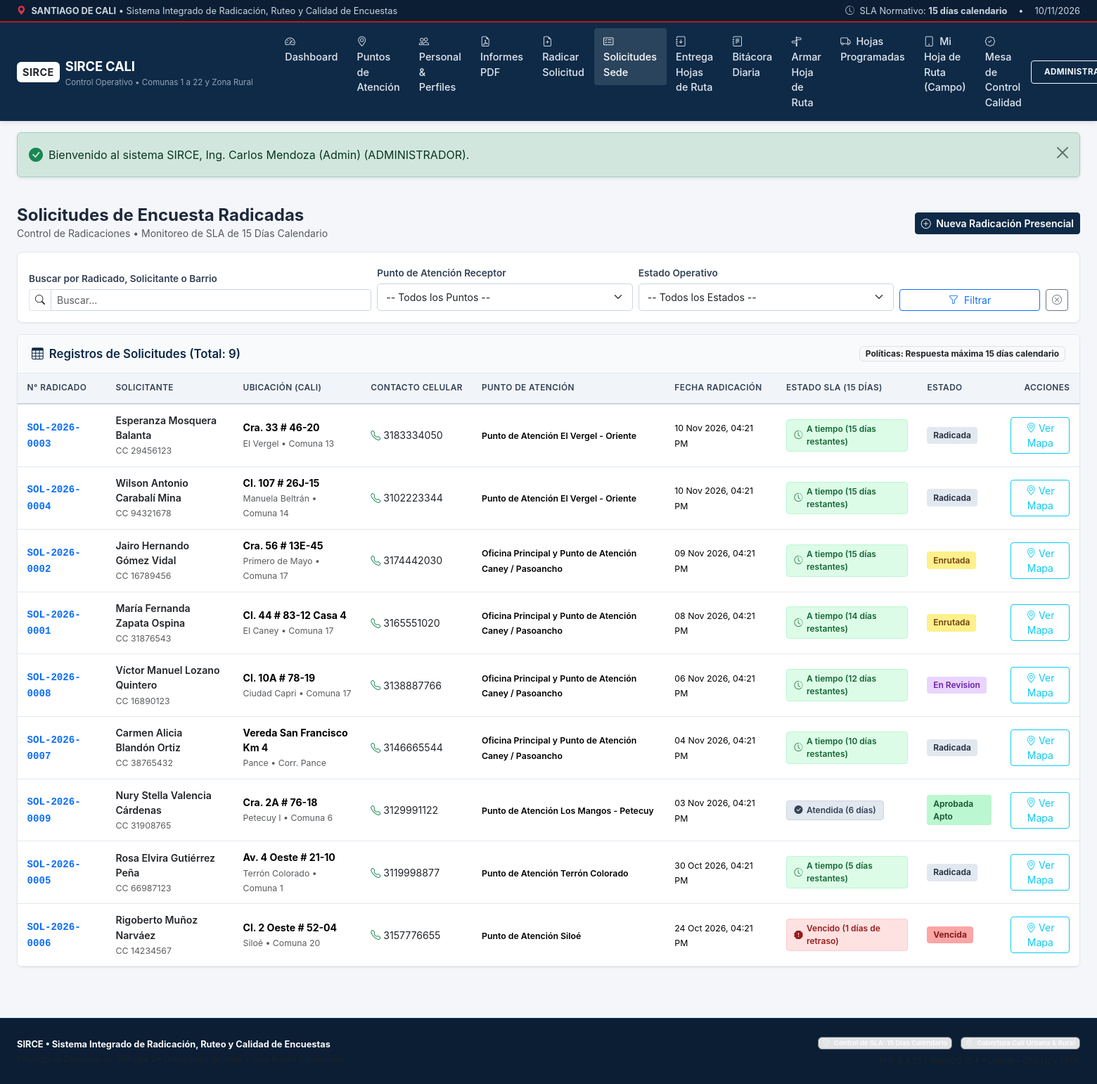
/modules/ventanilla/solicitudes.php (signed in), run on the app's committed database.
### tables this page shows
CREATE TABLE `solicitudes` (
  `id` INT AUTO_INCREMENT PRIMARY KEY,
  `numero_radicado` VARCHAR(35) NOT NULL UNIQUE,
  `punto_atencion_id` INT NOT NULL,
  `usuario_ventanilla_id` INT NOT NULL,
  `nombres` VARCHAR(100) NOT NULL,
  `apellidos` VARCHAR(100) NOT NULL,
  `tipo_documento` VARCHAR(10) DEFAULT 'CC',
  `documento_identidad` VARCHAR(25) NOT NULL,
  `zona_tipo` ENUM('urbana', 'rural') DEFAULT 'urbana',
  `comuna` INT NULL,
  `corregimiento` VARCHAR(100) NULL,
  `barrio` VARCHAR(100) NOT NULL,
  `direccion` VARCHAR(200) NOT NULL,
  `celular` VARCHAR(20) NOT NULL,
  `telefono_secundario` VARCHAR(20) NULL,
  `correo_contacto` VARCHAR(100) NULL,
  `latitud` DECIMAL(10, 8) NOT NULL,
  `longitud` DECIMAL(11, 8) NOT NULL,
  `motivo_solicitud` VARCHAR(255) DEFAULT 'Solicitud de encuesta beneficio crediticio gobierno extranjero',
  `fecha_radicacion` DATETIME NOT NULL DEFAULT CURRENT_TIMESTAMP,
  `fecha_limite_15dias` DATE NOT NULL,
  `estado` ENUM('radicada', 'enrutada', 'en_campo', 'encuestada', 'en_revision', 'aprobada_apto', 'rechazada_no_apto', 'vencida') DEFAULT 'radicada',
  `observaciones` TEXT NULL,
  CONSTRAINT `fk_solicitud_punto` FOREIGN KEY (`punto_atencion_id`) REFERENCES `puntos_atencion` (`id`),
  CONSTRAINT `fk_solicitud_ventanilla` FOREIGN KEY (`usuario_ventanilla_id`) REFERENCES `usuarios` (`id`)
);

CREATE TABLE `puntos_atencion` (
  `id` INT AUTO_INCREMENT PRIMARY KEY,
  `codigo` VARCHAR(20) NOT NULL UNIQUE,
  `nombre` VARCHAR(150) NOT NULL,
  `comuna` INT NOT NULL,
  `zona` ENUM('urbana', 'rural') DEFAULT 'urbana',
  `barrio` VARCHAR(100) NOT NULL,
  `direccion` VARCHAR(180) NOT NULL,
  `telefono` VARCHAR(50) NOT NULL,
  `latitud` DECIMAL(10, 8) NOT NULL,
  `longitud` DECIMAL(11, 8) NOT NULL,
  `es_principal` TINYINT(1) DEFAULT 0,
  `descripcion` TEXT NULL,
  `activo` TINYINT(1) DEFAULT 1,
  `creado_en` TIMESTAMP DEFAULT CURRENT_TIMESTAMP
);

### config/config.php (called while the page is built, shortened)
<?php
function url(string $path = ''): string {
    $path = ltrim($path, '/');
    return BASE_URL . ($path !== '' ? '/' . $path : '');
}
function calcularEstadoSLA(string $fechaRadicacion, ?string $estadoSolicitud = null): array {
    $fechaRad = new DateTime($fechaRadicacion);
    $fechaHoy = new DateTime();
    $fechaLimite = (clone $fechaRad)->modify('+' . SLA_DIAS_CALENDARIO . ' days');
    $intervaloTranscurrido = $fechaRad->diff($fechaHoy);
    $diasTranscurridos = (int)$intervaloTranscurrido->format('%r%a');
    $diasRestantes = SLA_DIAS_CALENDARIO - $diasTranscurridos;
    $esFinalizada = in_array($estadoSolicitud, ['aprobada_apto', 'rechazada_no_apto'], true);
    if ($diasRestantes < 0 || $estadoSolicitud === 'vencida') {
        $estado = 'vencido';
        $etiqueta = 'Vencido (' . abs($diasRestantes) . ' días de retraso)';
        $badgeClass = 'badge-danger';
        $borderClass = 'sla-overdue';
    } elseif ($diasRestantes <= 4) {
        $estado = 'alerta';
        $etiqueta = 'Alerta crítica (' . $diasRestantes . ' días restantes)';
        $badgeClass = 'badge-warning';
        $borderClass = 'sla-warning';
    } else {
        $estado = 'a_tiempo';
        $etiqueta = 'A tiempo (' . $diasRestantes . ' días restantes)';
        $badgeClass = 'badge-success';
        $borderClass = 'sla-ok';
    }
    if ($esFinalizada) {
        $estado = 'finalizada';
        $etiqueta = 'Atendida (' . $diasTranscurridos . ' días)';
        $badgeClass = 'badge-neutral';
        $borderClass = 'sla-done';
    }
    return [
        'dias_transcurridos' => $diasTranscurridos,
        'dias_restantes'     => $diasRestantes,
        'fecha_limite'       => $fechaLimite->format('Y-m-d'),
        'estado_sla'         => $estado,
        'etiqueta'           => $etiqueta,
        'badge_class'        => $badgeClass,
        'border_class'       => $borderClass
    ];
}
function formatearFecha(?string $fecha, bool $incluirHora = false): string {
    $timestamp = strtotime($fecha);
    $meses = ['Ene', 'Feb', 'Mar', 'Abr', 'May', 'Jun', 'Jul', 'Ago', 'Sep', 'Oct', 'Nov', 'Dic'];
    $mes = $meses[(int)date('n', $timestamp) - 1];
    if ($incluirHora) {
        return sprintf('%s %s %s, %s', date('d', $timestamp), $mes, date('Y', $timestamp), date('h:i A', $timestamp));
    }
    return sprintf('%s %s %s', date('d', $timestamp), $mes, date('Y', $timestamp));
}
function e(?string $text): string {
    return htmlspecialchars($text ?? '', ENT_QUOTES, 'UTF-8');
}

### includes/auth.php (called while the page is built, shortened)
<?php
require_once __DIR__ . '/../config/config.php';
function isAuthenticated(): bool {
    return isset($_SESSION['user_id']) && !empty($_SESSION['user_id']);
}
function getCurrentUser(): ?array {
    return [
        'id'                => $_SESSION['user_id'],
        'username'          => $_SESSION['username'],
        'nombre_completo'   => $_SESSION['nombre_completo'],
        'rol'               => $_SESSION['rol'],
        'punto_atencion_id' => $_SESSION['punto_atencion_id'],
        'punto_nombre'      => $_SESSION['punto_nombre'] ?? null,
        'punto_comuna'      => $_SESSION['punto_comuna'] ?? null,
    ];
}

### modules/ventanilla/solicitudes.php (the view, shortened to what this page needs)
<?php
require_once __DIR__ . '/../../config/config.php';
require_once __DIR__ . '/../../includes/auth.php';
$pdo = getDBConnection();
$busqueda = trim($_GET['q'] ?? '');
$sql = '
    SELECT s.*, p.nombre AS punto_nombre, p.comuna AS punto_comuna,
           u.nombre_completo AS ventanilla_nombre
    FROM solicitudes s
    INNER JOIN puntos_atencion p ON s.punto_atencion_id = p.id
    INNER JOIN usuarios u ON s.usuario_ventanilla_id = u.id
    WHERE 1=1
';
$params = [];
$sql .= ' ORDER BY s.fecha_radicacion DESC';
$stmt = $pdo->prepare($sql);
$stmt->execute($params);
$solicitudes = $stmt->fetchAll();
require_once __DIR__ . '/../../includes/header.php';
?>
<div class="d-flex flex-wrap justify-content-between align-items-center mb-3 gap-2">
    <div>
        <h4 class="fw-bold mb-0 text-navy">Solicitudes de Encuesta Radicadas</h4>
        <p class="text-muted small mb-0">Control de Radicaciones &bull; Monitoreo de SLA de 15 Días Calendario</p>
    </div>
    <div class="d-flex gap-2">
        <a href="<?= url('modules/ventanilla/radicar.php') ?>" class="btn btn-primary btn-sm fw-semibold" style="background-color: #0e2a47; border-color: #0e2a47;">
            <i class="bi bi-plus-circle me-1"></i> Nueva Radicación Presencial
        </a>
    </div>
</div>
<div class="app-card mb-3">
    <div class="app-card-body p-3">
        <form method="GET" action="solicitudes.php" class="row g-2 align-items-end">
            <div class="col-md-4">
                <label class="form-label small mb-1">Buscar por Radicado, Solicitante o Barrio</label>
                <div class="input-group input-group-sm">
                    <span class="input-group-text bg-white"><i class="bi bi-search"></i></span>
                    <input type="text" class="form-control" name="q" value="<?= e($busqueda) ?>" placeholder="Buscar...">
                </div>
            </div>
            <?php if ($currentUser['rol'] === 'administrador'): ?>
                <div class="col-md-3">
                    <label class="form-label small mb-1">Punto de Atención Receptor</label>
                    <select class="form-select form-select-sm" name="punto">
                        <option value="">-- Todos los Puntos --</option>
                    </select>
                </div>
            <?php endif; ?>
            <div class="col-md-3">
                <label class="form-label small mb-1">Estado Operativo</label>
                <select class="form-select form-select-sm" name="estado">
                    <option value="">-- Todos los Estados --</option>
                </select>
            </div>
            <div class="col-md-2 d-flex gap-2">
                <button type="submit" class="btn btn-sm btn-outline-primary w-100">
                    <i class="bi bi-funnel me-1"></i> Filtrar
                </button>
                <a href="solicitudes.php" class="btn btn-sm btn-outline-secondary" title="Limpiar filtros">
                    <i class="bi bi-x-circle"></i>
                </a>
            </div>
        </form>
    </div>
</div>
<div class="app-card">
    <div class="app-card-header">
        <h5 class="app-card-title">
            <i class="bi bi-table me-2"></i>Registros de Solicitudes (Total: <?= count($solicitudes) ?>)
        </h5>
        <span class="badge bg-light text-dark border small">Políticas: Respuesta máxima 15 días calendario</span>
    </div>
    <div class="app-card-body p-0">
        <div class="table-responsive">
            <table class="table table-app table-hover mb-0">
                <thead>
                    <tr>
                        <th>N° Radicado</th>
                        <th>Solicitante</th>
                        <th>Ubicación (Cali)</th>
                        <th>Contacto Celular</th>
                        <th>Punto de Atención</th>
                        <th>Fecha Radicación</th>
                        <th>Estado SLA (15 Días)</th>
                        <th>Estado</th>
                        <th class="text-end">Acciones</th>
                    </tr>
                </thead>
                <tbody>
                    <?php if (empty($solicitudes)): ?>
                        <tr>
                            <td colspan="9" class="text-center py-4 text-muted">
                                <i class="bi bi-inbox fs-3 d-block mb-1"></i>
                                No se encontraron solicitudes con los criterios de búsqueda seleccionados.
                            </td>
                        </tr>
                    <?php else: ?>
                        <?php foreach ($solicitudes as $sol): ?>
                            <?php $sla = calcularEstadoSLA($sol['fecha_radicacion'], $sol['estado']); ?>
                            <tr>
                                <td>
                                    <strong class="text-primary font-monospace"><?= e($sol['numero_radicado']) ?></strong>
                                </td>
                                <td>
                                    <div class="fw-semibold text-dark"><?= e($sol['nombres']) ?> <?= e($sol['apellidos']) ?></div>
                                    <small class="text-muted"><?= e($sol['tipo_documento']) ?> <?= e($sol['documento_identidad']) ?></small>
                                </td>
                                <td>
                                    <div><strong><?= e($sol['direccion']) ?></strong></div>
                                    <small class="text-muted">
                                        <?= e($sol['barrio']) ?> &bull;
                                        <?= $sol['zona_tipo'] === 'urbana' ? 'Comuna ' . e((string)$sol['comuna']) : 'Corr. ' . e($sol['corregimiento']) ?>
                                    </small>
                                </td>
                                <td>
                                    <a href="tel:<?= e($sol['celular']) ?>" class="text-decoration-none text-dark">
                                        <i class="bi bi-telephone text-success me-1"></i><?= e($sol['celular']) ?>
                                    </a>
                                </td>
                                <td>
                                    <small class="fw-semibold"><?= e($sol['punto_nombre']) ?></small>
                                </td>
                                <td>
                                    <small><?= formatearFecha($sol['fecha_radicacion'], true) ?></small>
                                </td>
                                <td>
                                    <span class="badge-sla <?= $sla['badge_class'] ?>">
                                        <?php if ($sla['estado_sla'] === 'vencido'): ?>
                                            <i class="bi bi-exclamation-octagon-fill"></i>
                                        <?php elseif ($sla['estado_sla'] === 'alerta'): ?>
                                            <i class="bi bi-exclamation-triangle-fill"></i>
                                        <?php elseif ($sla['estado_sla'] === 'finalizada'): ?>
                                            <i class="bi bi-check-circle-fill"></i>
                                        <?php else: ?>
                                            <i class="bi bi-clock-history"></i>
                                        <?php endif; ?>
                                        <?= e($sla['etiqueta']) ?>
                                    </span>
                                </td>
                                <td>
                                    <span class="status-tag status-<?= e($sol['estado']) ?>">
                                        <?= str_replace('_', ' ', e($sol['estado'])) ?>
                                    </span>
                                </td>
                                <td class="text-end">
                                    <button type="button" class="btn btn-xs btn-outline-info btn-sm"
                                            onclick="verGeorreferencia(<?= e(json_encode($sol)) ?>)"
                                            title="Ver Georreferenciación en Mapa">
                                        <i class="bi bi-geo-alt"></i> Ver Mapa
                                    </button>
                                </td>
                            </tr>
                        <?php endforeach; ?>
                    <?php endif; ?>
                </tbody>
            </table>
        </div>
    </div>
</div>
<?php require_once __DIR__ . '/../../includes/footer.php'; ?>

### assets/css/styles.css (style rules this page uses)
:root { --brand-navy: #0e2a47; --brand-navy-dark: #091a2c; --brand-navy-light: #163e68; --brand-accent: #0284c7; --brand-accent-hover: #0369a1; --cali-red: #c53030; --cali-green: #15803d; --cali-yellow: #b45309; --bg-body: #f4f6f9; --bg-surface: #ffffff; --bg-subtle: #f8fafc; --border-color: #cbd5e1; --border-light: #e2e8f0; --text-primary: #1e293b; --text-secondary: #475569; --text-muted: #64748b; --shadow-sm: 0 1px 2px 0 rgba(0, 0, 0, 0.05); --shadow-md: 0 4px 6px -1px rgba(0, 0, 0, 0.08), 0 2px 4px -2px rgba(0, 0, 0, 0.04); --shadow-lg: 0 10px 15px -3px rgba(0, 0, 0, 0.08), 0 4px 6px -4px rgba(0, 0, 0, 0.03); }
body { font-family: -apple-system, BlinkMacSystemFont, "Segoe UI", Roboto, "Helvetica Neue", Arial, sans-serif; color: var(--text-primary); background-color: var(--bg-body); margin: 0; padding: 0; line-height: 1.5; min-height: 100vh; display: flex; flex-direction: column; }
.app-card { background: var(--bg-surface); border: 1px solid var(--border-light); border-radius: 8px; box-shadow: var(--shadow-sm); margin-bottom: 1.5rem; overflow: hidden; }
.app-card-header { background: #f8fafc; border-bottom: 1px solid var(--border-light); padding: 1rem 1.25rem; display: flex; align-items: center; justify-content: space-between; }
.app-card-title { font-size: 1.05rem; font-weight: 600; color: var(--brand-navy); margin: 0; }
.app-card-body { padding: 1.25rem; }
.table-app { width: 100%; margin-bottom: 0; font-size: 0.88rem; }
.table-app th { background-color: #f1f5f9; color: #334155; font-weight: 600; text-transform: uppercase; font-size: 0.74rem; letter-spacing: 0.4px; border-bottom: 2px solid #cbd5e1; padding: 0.75rem 0.85rem; white-space: nowrap; }
.table-app td { padding: 0.75rem 0.85rem; vertical-align: middle; border-bottom: 1px solid var(--border-light); }
.badge-sla { display: inline-flex; align-items: center; gap: 0.35rem; padding: 0.25rem 0.65rem; border-radius: 4px; font-size: 0.75rem; font-weight: 600; }
.badge-success { background-color: #dcfce7; color: #166534; border: 1px solid #bbf7d0; }
.badge-danger { background-color: #fee2e2; color: #991b1b; border: 1px solid #fecaca; }
.badge-neutral { background-color: #e2e8f0; color: #334155; border: 1px solid #cbd5e1; }
.status-tag { display: inline-block; padding: 0.2rem 0.55rem; border-radius: 4px; font-size: 0.75rem; font-weight: 600; text-transform: capitalize; }
.status-radicada { background-color: #e2e8f0; color: #1e293b; }
.status-enrutada { background-color: #fef08a; color: #713f12; }
.status-en_revision { background-color: #e9d5ff; color: #6b21a8; }
.status-aprobada_apto { background-color: #bbf7d0; color: #14532d; }
.status-vencida { background-color: #fca5a5; color: #7f1d1d; font-weight: 700; }
.form-label { font-size: 0.85rem; font-weight: 600; color: #334155; margin-bottom: 0.25rem; }
.form-control, .form-select { font-size: 0.88rem; border-color: #cbd5e1; border-radius: 5px; padding: 0.5rem 0.75rem; }

### data on the page
solicitudes: numero_radicado "SOL-2026-0003", nombres "Esperanza", apellidos "Mosquera Balanta", tipo_documento "CC", documento_identidad "29456123", direccion "Cra. 33 # 46-20", barrio "El Vergel", comuna "13", celular "3183334050", punto_atencion.nombre "Punto de Atención El Vergel - Oriente", fecha_radicacion "10 Nov 2026, 04:21 PM", fecha_radicacion+estado "A tiempo (15 días restantes)", estado "Radicada"
solicitudes: numero_radicado "SOL-2026-0004", nombres "Wilson Antonio", apellidos "Carabalí Mina", tipo_documento "CC", documento_identidad "94321678", direccion "Cl. 107 # 26J-15", barrio "Manuela Beltrán", comuna "14", celular "3102223344", punto_atencion.nombre "Punto de Atención El Vergel - Oriente", fecha_radicacion "10 Nov 2026, 04:21 PM", fecha_radicacion+estado "A tiempo (15 días restantes)", estado "Radicada"
solicitudes: numero_radicado "SOL-2026-0002", nombres "Jairo Hernando", apellidos "Gómez Vidal", tipo_documento "CC", documento_identidad "16789456", direccion "Cra. 56 # 13E-45", barrio "Primero de Mayo", comuna "17", celular "3174442030", punto_atencion.nombre "Oficina Principal y Punto de Atención Caney / Pasoancho", fecha_radicacion "09 Nov 2026, 04:21 PM", fecha_radicacion+estado "A tiempo (15 días restantes)", estado "Enrutada"
solicitudes: numero_radicado "SOL-2026-0001", nombres "María Fernanda", apellidos "Zapata Ospina", tipo_documento "CC", documento_identidad "31876543", direccion "Cl. 44 # 83-12 Casa 4", barrio "El Caney", comuna "17", celular "3165551020", punto_atencion.nombre "Oficina Principal y Punto de Atención Caney / Pasoancho", fecha_radicacion "08 Nov 2026, 04:21 PM", fecha_radicacion+estado "A tiempo (14 días restantes)", estado "Enrutada"
solicitudes: numero_radicado "SOL-2026-0008", nombres "Víctor Manuel", apellidos "Lozano Quintero", tipo_documento "CC", documento_identidad "16890123", direccion "Cl. 10A # 78-19", barrio "Ciudad Capri", comuna "17", celular "3138887766", punto_atencion.nombre "Oficina Principal y Punto de Atención Caney / Pasoancho", fecha_radicacion "06 Nov 2026, 04:21 PM", fecha_radicacion+estado "A tiempo (12 días restantes)", estado "En Revision"
solicitudes: numero_radicado "SOL-2026-0007", nombres "Carmen Alicia", apellidos "Blandón Ortiz", tipo_documento "CC", documento_identidad "38765432", direccion "Vereda San Francisco Km 4", barrio "Pance", corregimiento "Pance", celular "3146665544", punto_atencion.nombre "Oficina Principal y Punto de Atención Caney / Pasoancho", fecha_radicacion "04 Nov 2026, 04:21 PM", fecha_radicacion+estado "A tiempo (10 días restantes)", estado "Radicada"
solicitudes: numero_radicado "SOL-2026-0009", nombres "Nury Stella", apellidos "Valencia Cárdenas", tipo_documento "CC", documento_identidad "31908765", direccion "Cra. 2A # 76-18", barrio "Petecuy I", comuna "6", celular "3129991122", punto_atencion.nombre "Punto de Atención Los Mangos - Petecuy", fecha_radicacion "03 Nov 2026, 04:21 PM", fecha_radicacion+estado "Atendida (6 días)", estado "Aprobada Apto"
solicitudes: numero_radicado "SOL-2026-0005", nombres "Rosa Elvira", apellidos "Gutiérrez Peña", tipo_documento "CC", documento_identidad "66987123", direccion "Av. 4 Oeste # 21-10", barrio "Terrón Colorado", comuna "1", celular "3119998877", punto_atencion.nombre "Punto de Atención Terrón Colorado", fecha_radicacion "30 Oct 2026, 04:21 PM", fecha_radicacion+estado "A tiempo (5 días restantes)", estado "Radicada"
solicitudes: numero_radicado "SOL-2026-0006", nombres "Rigoberto", apellidos "Muñoz Narváez", tipo_documento "CC", documento_identidad "14234567", direccion "Cl. 2 Oeste # 52-04", barrio "Siloé", comuna "20", celular "3157776655", punto_atencion.nombre "Punto de Atención Siloé", fecha_radicacion "24 Oct 2026, 04:21 PM", fecha_radicacion+estado "Vencido (1 días de retraso)", estado "Vencida"

### other printed values
$flash['message'] "Bienvenido al sistema SIRCE, Ing. Carlos Mendoza (Admin) (ADMINISTRADOR)."
count($solicitudes) "9"
